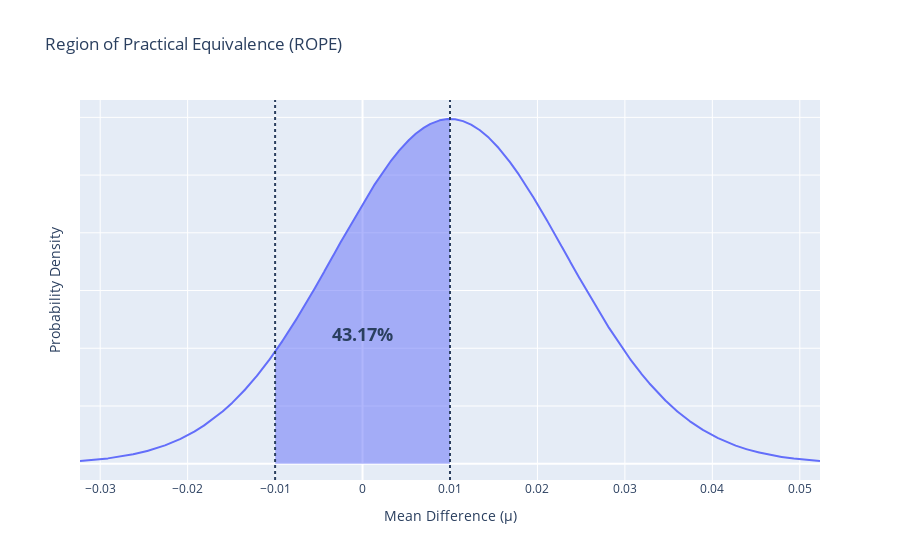

Notebook code cell kept with this figure:
### Code cell
plot_rope(model_scores, n, n_train, n_test, rope_interval=(-0.01, 0.01))

### Figure 1 — Plotly figure (JSON) as saved in the notebook; plotly's stock layout.template omitted (floating-point values rounded to 4 significant figures; data arrays with more than 128 entries replaced by an {"elided": "..."} marker saying what was removed)
{"data": [{"mode": "lines", "name": "Posterior Distribution", "showlegend": false, "type": "scatter", "x": {"elided": "10001 float values"}, "y": {"elided": "10001 float values"}}, {"fill": "tozeroy", "fillcolor": "rgba(99, 110, 250, 0.5)", "mode": "none", "showlegend": false, "type": "scatter", "x": {"elided": "2364 float values"}, "y": {"elided": "2364 float values"}}], "layout": {"annotations": [{"font": {"size": 18}, "showarrow": false, "text": "<b>43.17%</b>", "x": 2.05e-06, "y": 11.24}], "shapes": [{"line": {"dash": "dot"}, "type": "line", "x0": -0.01, "x1": -0.01, "xref": "x", "y0": 0, "y1": 1, "yref": "y domain"}, {"line": {"dash": "dot"}, "type": "line", "x0": 0.01, "x1": 0.01, "xref": "x", "y0": 0, "y1": 1, "yref": "y domain"}], "title": {"text": "Region of Practical Equivalence (ROPE)"}, "xaxis": {"title": {"text": "Mean Difference (μ)"}}, "yaxis": {"showticklabels": false, "title": {"text": "Probability Density"}}}}
